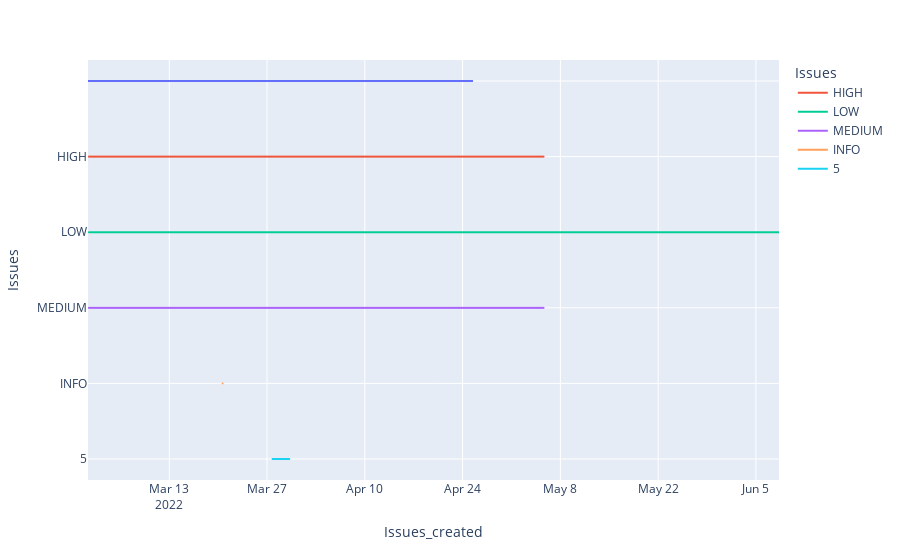

Write notebook code for a chart like this one.
### Code cell
px.line(date,x='Issues_created',y='Issues', color = 'Issues')

### Figure 1 — Plotly figure (JSON) as saved in the notebook; plotly's stock layout.template omitted (floating-point values rounded to 4 significant figures; data arrays with more than 128 entries replaced by an {"elided": "..."} marker saying what was removed)
{"data": [{"hovertemplate": "Issues=%{y}<br>Issues_created=%{x}<extra></extra>", "legendgroup": "", "line": {"color": "#636efa", "dash": "solid"}, "marker": {"symbol": "circle"}, "mode": "lines", "name": "", "showlegend": false, "type": "scattergl", "x": {"elided": "936 str values"}, "xaxis": "x", "y": {"elided": "936 str values"}, "yaxis": "y"}, {"hovertemplate": "Issues=%{y}<br>Issues_created=%{x}<extra></extra>", "legendgroup": "HIGH", "line": {"color": "#EF553B", "dash": "solid"}, "marker": {"symbol": "circle"}, "mode": "lines", "name": "HIGH", "showlegend": true, "type": "scattergl", "x": ["2022-03-01T11:36:17", "2022-03-02T07:59:04", "2022-03-03T11:09:44", "2022-03-07T12:25:48", "2022-03-08T04:39:11", "2022-03-08T05:22:01", "2022-03-18T08:49:02", "2022-03-20T15:13:37", "2022-03-21T04:46:40", "2022-03-21T04:51:16", "2022-03-23T14:23:50", "2022-03-23T16:03:42", "2022-03-23T16:11:13", "2022-03-23T16:44:19", "2022-03-23T16:58:48", "2022-03-25T10:45:46", "2022-03-26T10:29:38", "2022-03-26T10:34:44", "2022-03-29T11:51:12", "2022-04-01T12:35:29", "2022-04-01T12:36:50", "2022-04-04T07:52:49", "2022-04-04T10:07:36", "2022-04-04T13:29:52", "2022-04-04T13:59:14", "2022-04-04T14:17:23", "2022-04-04T14:26:11", "2022-04-04T15:53:55", "2022-04-04T16:42:23", "2022-04-04T18:39:05", "2022-04-05T02:58:39", "2022-04-05T03:14:22", "2022-04-05T03:24:32", "2022-04-05T04:35:12", "2022-04-05T04:44:18", "2022-04-05T05:40:55", "2022-04-06T04:34:38", "2022-04-06T05:23:13", "2022-04-08T06:22:12", "2022-04-08T06:25:10", "2022-04-08T07:57:54", "2022-04-08T08:17:42", "2022-04-08T08:21:55", "2022-04-08T08:45:48", "2022-04-08T08:51:25", "2022-04-08T10:01:45", "2022-04-08T10:15:25", "2022-04-08T10:25:31", "2022-04-08T11:25:00", "2022-04-08T11:34:07", "2022-04-08T14:14:55", "2022-04-10T10:37:50", "2022-04-10T10:38:21", "2022-04-10T10:42:22", "2022-04-10T11:00:04", "2022-04-10T11:04:14", "2022-04-10T11:07:47", "2022-04-10T11:16:57", "2022-04-11T17:34:57", "2022-04-12T04:32:51", "2022-04-12T06:57:45", "2022-04-12T16:51:55", "2022-04-13T08:51:09", "2022-04-14T14:55:24", "2022-04-15T11:54:02", "2022-04-16T07:57:44", "2022-04-28T18:26:55", "2022-04-28T18:34:01", "2022-04-29T03:52:13", "2022-04-29T04:46:26", "2022-04-29T13:18:48", "2022-05-02T14:03:54", "2022-05-02T14:42:36", "2022-05-02T16:31:41", "2022-05-02T16:33:05", "2022-05-02T16:44:40", "2022-05-02T17:15:49", "2022-05-04T09:58:21", "2022-05-05T14:15:34"], "xaxis": "x", "y": ["HIGH", "HIGH", "HIGH", "HIGH", "HIGH", "HIGH", "HIGH", "HIGH", "HIGH", "HIGH", "HIGH", "HIGH", "HIGH", "HIGH", "HIGH", "HIGH", "HIGH", "HIGH", "HIGH", "HIGH", "HIGH", "HIGH", "HIGH", "HIGH", "HIGH", "HIGH", "HIGH", "HIGH", "HIGH", "HIGH", "HIGH", "HIGH", "HIGH", "HIGH", "HIGH", "HIGH", "HIGH", "HIGH", "HIGH", "HIGH", "HIGH", "HIGH", "HIGH", "HIGH", "HIGH", "HIGH", "HIGH", "HIGH", "HIGH", "HIGH", "HIGH", "HIGH", "HIGH", "HIGH", "HIGH", "HIGH", "HIGH", "HIGH", "HIGH", "HIGH", "HIGH", "HIGH", "HIGH", "HIGH", "HIGH", "HIGH", "HIGH", "HIGH", "HIGH", "HIGH", "HIGH", "HIGH", "HIGH", "HIGH", "HIGH", "HIGH", "HIGH", "HIGH", "HIGH"], "yaxis": "y"}, {"hovertemplate": "Issues=%{y}<br>Issues_created=%{x}<extra></extra>", "legendgroup": "LOW", "line": {"color": "#00cc96", "dash": "solid"}, "marker": {"symbol": "circle"}, "mode": "lines", "name": "LOW", "showlegend": true, "type": "scattergl", "x": {"elided": "246 str values"}, "xaxis": "x", "y": {"elided": "246 str values"}, "yaxis": "y"}, {"hovertemplate": "Issues=%{y}<br>Issues_created=%{x}<extra></extra>", "legendgroup": "MEDIUM", "line": {"color": "#ab63fa", "dash": "solid"}, "marker": {"symbol": "circle"}, "mode": "lines", "name": "MEDIUM", "showlegend": true, "type": "scattergl", "x": ["2022-03-01T11:36:17", "2022-03-02T07:59:04", "2022-03-03T11:09:44", "2022-03-07T12:25:48", "2022-03-08T04:39:11", "2022-03-08T05:22:01", "2022-03-18T08:49:03", "2022-03-20T15:13:37", "2022-03-21T04:46:40", "2022-03-21T04:51:16", "2022-03-23T14:23:50", "2022-03-23T16:03:42", "2022-03-23T16:11:13", "2022-03-23T16:44:19", "2022-03-23T16:58:48", "2022-03-25T10:45:46", "2022-03-26T10:29:38", "2022-03-26T10:34:44", "2022-03-29T11:51:12", "2022-04-01T12:35:29", "2022-04-01T12:36:50", "2022-04-04T07:52:49", "2022-04-04T10:07:37", "2022-04-04T13:29:52", "2022-04-04T13:59:14", "2022-04-04T14:17:23", "2022-04-04T14:26:11", "2022-04-04T15:53:55", "2022-04-04T16:42:23", "2022-04-04T18:39:05", "2022-04-05T02:58:39", "2022-04-05T03:14:22", "2022-04-05T03:24:32", "2022-04-05T04:35:13", "2022-04-05T04:44:18", "2022-04-05T05:40:55", "2022-04-06T04:34:38", "2022-04-06T05:23:13", "2022-04-08T06:22:12", "2022-04-08T06:25:10", "2022-04-08T07:57:54", "2022-04-08T08:17:42", "2022-04-08T08:21:55", "2022-04-08T08:45:48", "2022-04-08T08:51:25", "2022-04-08T10:01:45", "2022-04-08T10:15:25", "2022-04-08T10:25:31", "2022-04-08T11:25:00", "2022-04-08T11:34:07", "2022-04-08T14:14:55", "2022-04-10T10:37:50", "2022-04-10T10:38:21", "2022-04-10T10:42:22", "2022-04-10T11:00:04", "2022-04-10T11:04:14", "2022-04-10T11:07:47", "2022-04-10T11:16:57", "2022-04-11T17:34:57", "2022-04-12T04:32:51", "2022-04-12T06:57:46", "2022-04-12T16:51:55", "2022-04-13T08:51:09", "2022-04-14T14:55:24", "2022-04-15T11:54:02", "2022-04-16T07:57:44", "2022-04-28T18:26:55", "2022-04-28T18:34:01", "2022-04-29T03:52:13", "2022-04-29T04:46:26", "2022-04-29T13:18:48", "2022-05-02T14:03:54", "2022-05-02T14:42:36", "2022-05-02T16:31:41", "2022-05-02T16:33:05", "2022-05-02T16:44:41", "2022-05-02T17:15:49", "2022-05-04T09:58:21", "2022-05-05T14:15:34"], "xaxis": "x", "y": ["MEDIUM", "MEDIUM", "MEDIUM", "MEDIUM", "MEDIUM", "MEDIUM", "MEDIUM", "MEDIUM", "MEDIUM", "MEDIUM", "MEDIUM", "MEDIUM", "MEDIUM", "MEDIUM", "MEDIUM", "MEDIUM", "MEDIUM", "MEDIUM", "MEDIUM", "MEDIUM", "MEDIUM", "MEDIUM", "MEDIUM", "MEDIUM", "MEDIUM", "MEDIUM", "MEDIUM", "MEDIUM", "MEDIUM", "MEDIUM", "MEDIUM", "MEDIUM", "MEDIUM", "MEDIUM", "MEDIUM", "MEDIUM", "MEDIUM", "MEDIUM", "MEDIUM", "MEDIUM", "MEDIUM", "MEDIUM", "MEDIUM", "MEDIUM", "MEDIUM", "MEDIUM", "MEDIUM", "MEDIUM", "MEDIUM", "MEDIUM", "MEDIUM", "MEDIUM", "MEDIUM", "MEDIUM", "MEDIUM", "MEDIUM", "MEDIUM", "MEDIUM", "MEDIUM", "MEDIUM", "MEDIUM", "MEDIUM", "MEDIUM", "MEDIUM", "MEDIUM", "MEDIUM", "MEDIUM", "MEDIUM", "MEDIUM", "MEDIUM", "MEDIUM", "MEDIUM", "MEDIUM", "MEDIUM", "MEDIUM", "MEDIUM", "MEDIUM", "MEDIUM", "MEDIUM"], "yaxis": "y"}, {"hovertemplate": "Issues=%{y}<br>Issues_created=%{x}<extra></extra>", "legendgroup": "INFO", "line": {"color": "#FFA15A", "dash": "solid"}, "marker": {"symbol": "circle"}, "mode": "lines", "name": "INFO", "showlegend": true, "type": "scattergl", "x": ["2022-03-20T15:20:17", "2022-03-20T15:20:53"], "xaxis": "x", "y": ["INFO", "INFO"], "yaxis": "y"}, {"hovertemplate": "Issues=%{y}<br>Issues_created=%{x}<extra></extra>", "legendgroup": "5", "line": {"color": "#19d3f3", "dash": "solid"}, "marker": {"symbol": "circle"}, "mode": "lines", "name": "5", "showlegend": true, "type": "scattergl", "x": ["2022-03-27T19:00:48", "2022-03-27T19:00:48", "2022-03-27T19:00:48", "2022-03-27T19:00:48", "2022-03-27T19:00:48", "2022-03-27T19:00:48", "2022-03-27T19:00:48", "2022-03-27T19:00:48", "2022-03-27T19:00:48", "2022-03-27T19:40:33", "2022-03-27T19:40:33", "2022-03-27T19:40:33", "2022-03-27T19:40:33", "2022-03-27T19:40:33", "2022-03-27T19:40:33", "2022-03-27T19:40:33", "2022-03-27T19:40:33", "2022-03-27T19:40:33", "2022-03-27T19:40:33", "2022-03-27T19:40:33", "2022-03-27T19:40:34", "2022-03-27T19:40:34", "2022-03-27T19:40:34", "2022-03-27T19:40:34", "2022-03-29T09:38:02", "2022-03-29T09:38:02", "2022-03-29T09:38:02", "2022-03-29T09:38:02", "2022-03-29T09:38:02", "2022-03-29T09:38:02", "2022-03-29T09:38:02", "2022-03-29T09:38:02", "2022-03-29T09:38:02", "2022-03-29T09:38:02", "2022-03-29T09:38:02", "2022-03-29T09:38:02", "2022-03-29T09:38:02", "2022-03-29T09:38:02", "2022-03-29T09:38:02", "2022-03-29T09:38:02", "2022-03-29T09:38:02", "2022-03-29T09:38:02", "2022-03-29T09:38:02", "2022-03-29T09:38:02", "2022-03-29T09:38:02", "2022-03-29T09:38:02", "2022-03-30T04:37:32", "2022-03-30T04:37:32", "2022-03-30T04:37:32", "2022-03-30T04:37:32", "2022-03-30T04:37:32", "2022-03-30T04:37:32", "2022-03-30T04:37:32", "2022-03-30T04:37:32", "2022-03-30T04:37:32", "2022-03-30T04:37:32", "2022-03-30T04:37:32", "2022-03-30T04:37:32", "2022-03-30T04:37:32", "2022-03-30T04:37:32", "2022-03-30T04:37:32", "2022-03-30T04:37:32", "2022-03-30T04:37:32", "2022-03-30T04:37:32", "2022-03-30T04:37:32", "2022-03-30T04:37:32", "2022-03-30T04:37:32", "2022-03-30T04:37:32"], "xaxis": "x", "y": ["5", "5", "5", "5", "5", "5", "5", "5", "5", "5", "5", "5", "5", "5", "5", "5", "5", "5", "5", "5", "5", "5", "5", "5", "5", "5", "5", "5", "5", "5", "5", "5", "5", "5", "5", "5", "5", "5", "5", "5", "5", "5", "5", "5", "5", "5", "5", "5", "5", "5", "5", "5", "5", "5", "5", "5", "5", "5", "5", "5", "5", "5", "5", "5", "5", "5", "5", "5"], "yaxis": "y"}], "layout": {"legend": {"title": {"text": "Issues"}, "tracegroupgap": 0}, "margin": {"t": 60}, "xaxis": {"anchor": "y", "domain": [0, 1], "title": {"text": "Issues_created"}}, "yaxis": {"anchor": "x", "categoryarray": ["5", "INFO", "MEDIUM", "LOW", "HIGH", ""], "categoryorder": "array", "domain": [0, 1], "title": {"text": "Issues"}}}}
